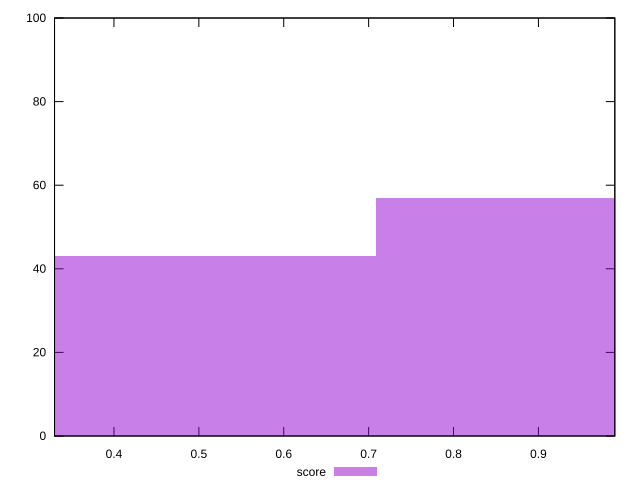

Reproduce this figure in gnuplot.
reset

$score <<EOF
0.9454691025354809 57
0.47273455126774044 43
EOF

set key outside below
set boxwidth 0.47273455126774044
set xrange [0.33:0.99]
set yrange [0:100]
set trange [0:100]
set style fill transparent solid 0.5 noborder
set terminal svg size 640, 490 enhanced background rgb 'white'
set output "reports/report_00028_2021-02-24T12-49-42.674Z/mainthread-work-breakdown/samples/card/score/histogram.svg"

plot $score title "score" with boxes

reset
